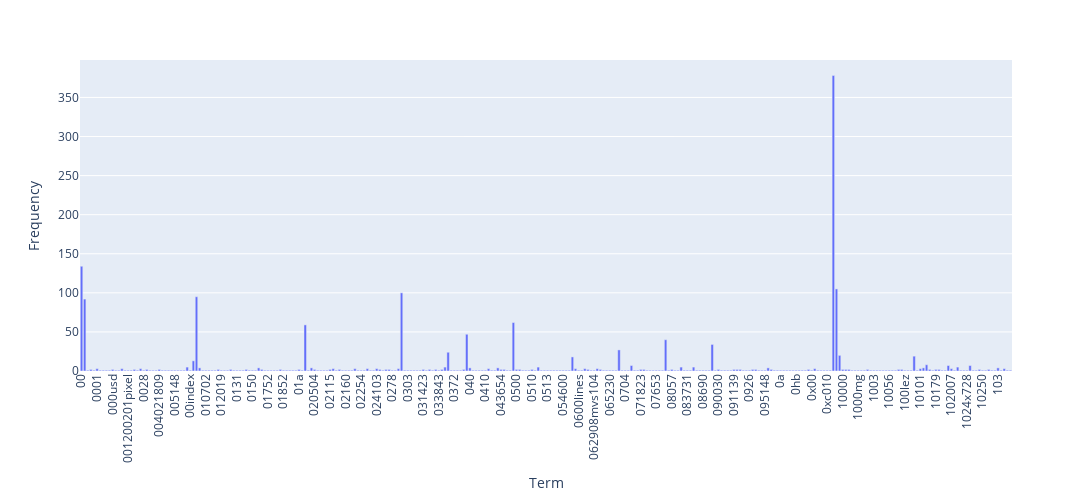

Notebook source saved alongside this figure:
### Markdown cell above
### >>> **Exercise 12 (take home):**
If you want a nicer interactive visualization here, I would encourage you try to install and use plotly to achieve this.

### Code cell
# Answer here
import plotly.express as px
import pandas as pd

# 前 300 個詞彙及其頻率
term_frequencies = np.asarray(X_counts.sum(axis=0))[0]

terms = count_vect.get_feature_names_out()[:300]
frequencies = term_frequencies[:300]

# 將資料轉為 DataFrame 格式
df_plotly = pd.DataFrame({'Term': terms, 'Frequency': frequencies})

# 使用 Plotly 創建交互式條形圖
fig = px.bar(df_plotly, x='Term', y='Frequency',
             labels={'Term': 'Term', 'Frequency': 'Frequency'}, height=500, width=1800)

# 設定 X 軸標籤旋轉角度，使詞語不重疊
fig.update_layout(xaxis_tickangle=-90)

# 顯示圖表
fig.show()

### Figure 1 — Plotly figure (JSON) as saved in the notebook; plotly's stock layout.template omitted (floating-point values rounded to 4 significant figures; data arrays with more than 128 entries replaced by an {"elided": "..."} marker saying what was removed)
{"data": [{"alignmentgroup": "True", "hovertemplate": "Term=%{x}<br>Frequency=%{y}<extra></extra>", "legendgroup": "", "marker": {"color": "#636efa", "pattern": {"shape": ""}}, "name": "", "offsetgroup": "", "orientation": "v", "showlegend": false, "textposition": "auto", "type": "bar", "x": {"elided": "300 str values"}, "xaxis": "x", "y": {"elided": "300 int values"}, "yaxis": "y"}], "layout": {"barmode": "relative", "height": 500, "legend": {"tracegroupgap": 0}, "margin": {"t": 60}, "width": 1800, "xaxis": {"anchor": "y", "domain": [0, 1], "tickangle": -90, "title": {"text": "Term"}}, "yaxis": {"anchor": "x", "domain": [0, 1], "title": {"text": "Frequency"}}}}
